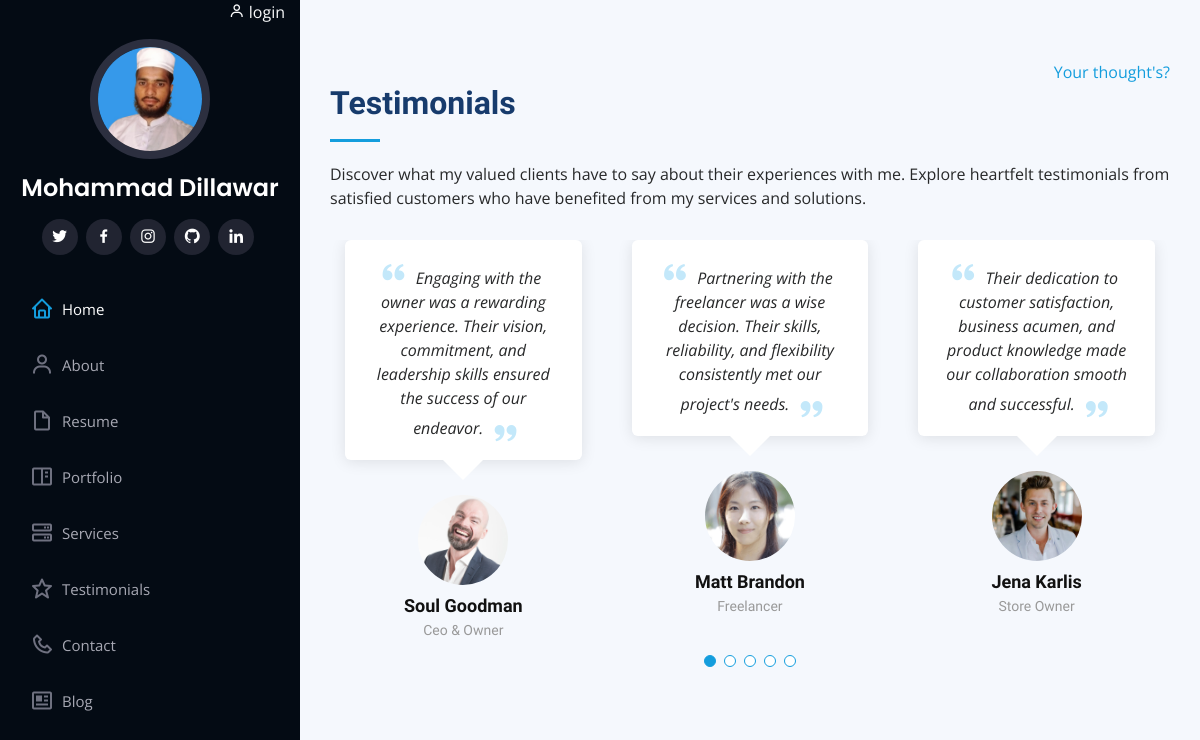
/testimonials/, run on an earlier commit of the app's database.
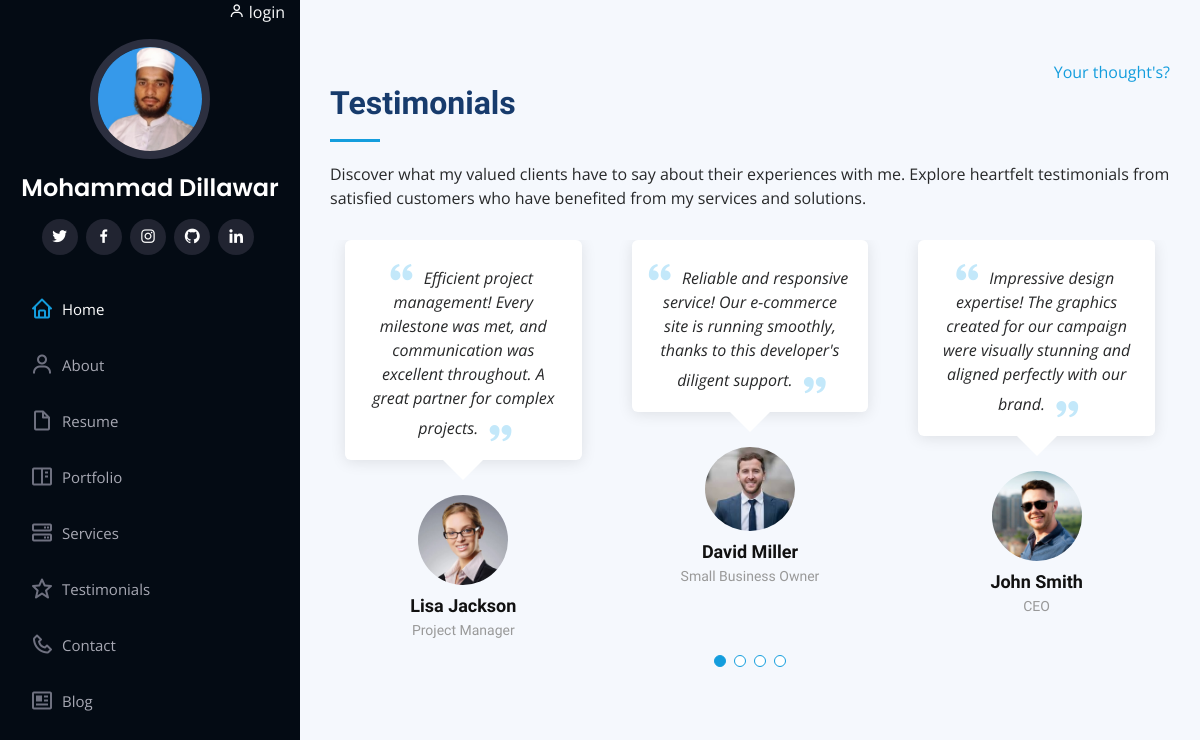
And on a later commit of the database.
### base/models.py (models this page shows, shortened)
class Testimonials(models.Model):
    name = models.CharField(max_length=100)
    dept = models.CharField(max_length=100)
    description = models.CharField(max_length=150)
    image = models.ImageField(upload_to='testimonials/', blank=True, null=True)

### base/views.py (the view, shortened to what this page needs)
# urls.py: path('testimonials/', views.testimonials, name='testimonials'),
def testimonials(request):
    feedbacks = Testimonials.objects.all()[:5]
    context={'feedbacks':feedbacks}
    return render(request, 'testimonials.html', context)

### templates/testimonials.html (shortened to what this page needs)
{% extends 'partials/basics.html' %}
{% load static %}
{% block body %}
<section id="testimonials" class="testimonials section-bg">
    <div class="container">
        <div style="display: flex; justify-content: flex-end;">
            <span><a href="{% url 'reviews' %}">Your thought's?</a></span>
        </div>
        <div class="section-title">
            <h2>Testimonials</h2>
            <p>Discover what my valued clients have to say about their experiences with me. Explore heartfelt
                testimonials from satisfied customers who have benefited from my services and solutions.</p>
        </div>
        <div class="testimonials-slider swiper" data-aos="fade-up" data-aos-delay="100">
            <div class="swiper-wrapper">
                {% for feedback in feedbacks reversed %}
                <div class="swiper-slide">
                    <div class="testimonial-item" data-aos="fade-up">
                        <p>
                            <i class="bx bxs-quote-alt-left quote-icon-left"></i>
                            {{ feedback.description }}
                            <i class="bx bxs-quote-alt-right quote-icon-right"></i>
                        </p>
                        <img src="{{ feedback.image.url }}" class="testimonial-img" alt="">
                        <h3>{{ feedback.name }}</h3>
                        <h4>{{ feedback.dept }}</h4>
                    </div>
                </div>
                {% endfor %}
            </div>
            <div class="swiper-pagination"></div>
        </div>
    </div>
</section>
{% endblock body %}

### templates/partials/basics.html (shortened to what this page needs)
{% load static %}
<!DOCTYPE html>
<html lang="en">
<head>
  <link href="{% static 'assets/vendor/aos/aos.css' %}" rel="stylesheet">
  <link href="{% static 'assets/vendor/bootstrap/css/bootstrap.min.css' %}" rel="stylesheet">
  <link href="{% static 'assets/vendor/bootstrap-icons/bootstrap-icons.css' %}" rel="stylesheet">
  <link href="{% static 'assets/vendor/boxicons/css/boxicons.min.css' %}" rel="stylesheet">
  <link href="{% static 'assets/vendor/glightbox/css/glightbox.min.css' %}" rel="stylesheet">
  <link href="{% static 'assets/vendor/swiper/swiper-bundle.min.css' %}" rel="stylesheet">
  <link href="{% static 'assets/css/style.css' %}" rel="stylesheet">
</head>
<body>
  <header id="header">
    <div class="d-flex flex-column">
      <div class="credits text-light" style="display: flex; justify-content: flex-end;">
        {% if user.is_authenticated %}
        <li style="list-style: none;"><a href="{% url 'handlelogout' %}" class="nav-link scrollto"><i
              class="bx bx-user"></i> <span>Logout</span></a></li>
        {% else %}
        <li style="list-style: none;"><a href="{% url 'handlelogin' %}" class="nav-link scrollto"><i
              class="bx bx-user"></i> <span>login</span></a></li>
        {% endif %}
      </div>
      <div class="profile">
        <img src="{% static 'assets/img/Profile-img.jpg' %}" alt="" class="img-fluid rounded-circle">
        <h1 class="text-light"><a href="index.html">Mohammad Dillawar</a></h1>
        <div class="social-links mt-3 text-center">
          <a href="https://twitter.com/dillawar721" class="twitter" target="_blank"><i class="bx bxl-twitter"></i></a>
          <a href="https://www.facebook.com/profile.php?id=100083249125926" target="_blank" class="facebook"><i
              class="bx bxl-facebook"></i></a>
          <a href="https://instagram.com/pythonist786?igshid=MzNlNGNkZWQ4Mg==" target="_blank" class="instagram"><i
              class="bx bxl-instagram"></i></a>
          <a href="https://github.com/ATIF176" target="_blank" class="github"><i class="bx bxl-github"></i></a>
          <a href="https://www.linkedin.com/in/mohammad-dillawar-760501246" target="_blank" class="linkedin"><i
              class="bx bxl-linkedin"></i></a>
        </div>
      </div>
      <nav id="navbar" class="nav-menu navbar">
        <ul>
          <li><a href="/" class="nav-link scrollto active"><i class="bx bx-home"></i> <span>Home</span></a></li>
          <li><a href="/about" class="nav-link scrollto"><i class="bx bx-user"></i> <span>About</span></a></li>
          <li><a href="/resume" class="nav-link scrollto"><i class="bx bx-file-blank"></i> <span>Resume</span></a></li>
          <li><a href="/portfolio" class="nav-link scrollto"><i class="bx bx-book-content"></i>
              <span>Portfolio</span></a></li>
          <li><a href="/services" class="nav-link scrollto"><i class="bx bx-server"></i> <span>Services</span></a></li>
          <li><a href="/testimonials" class="nav-link scrollto"><i class="bx bx-star"></i>
              <span>Testimonials</span></a></li>
          <li><a href="/contact" class="nav-link scrollto"><i class="bx bx-phone"></i> <span>Contact</span></a></li>
          <li><a href="/blog" class="nav-link scrollto"><i class="bx bx-news"></i> <span>Blog</span></a></li>
        </ul>
      </nav>
    </div>
  </header>
  <main id="main">
    {% block body %}
    {% endblock body %}
  </main>
</body>
</html>

### static/assets/css/style.css (style rules this page uses)
body { font-family: "Open Sans", sans-serif; color: #272829; }
a { color: #149ddd; text-decoration: none; }
h1, h2, h3, h4, h5, h6 { font-family: "Raleway", sans-serif; }
#header { position: fixed; top: 0; left: 0; bottom: 0; width: 300px; transition: all ease-in-out 0.5s; z-index: 9997; transition: all 0.5s; padding: 0 15px; background: #040b14; overflow-y: auto; }
#header .profile img { margin: 15px auto; display: block; width: 120px; border: 8px solid #2c2f3f; }
#header .profile h1 { font-size: 24px; margin: 0; padding: 0; font-weight: 600; -moz-text-align-last: center; text-align-last: center; font-family: "Poppins", sans-serif; }
#header .profile h1 a, #header .profile h1 a:hover { color: #fff; text-decoration: none; }
#header .profile .social-links a { font-size: 18px; display: inline-block; background: #212431; color: #fff; line-height: 1; padding: 8px 0; margin-right: 4px; border-radius: 50%; text-align: center; width: 36px; height: 36px; transition: 0.3s; }
#main { margin-left: 300px; }
.container, .container-fluid { padding-left: 30px; padding-right: 30px; }
.nav-menu { padding: 30px 0 0 0; }
.nav-menu * { margin: 0; padding: 0; list-style: none; }
.nav-menu>ul>li { position: relative; white-space: nowrap; }
.nav-menu a, .nav-menu a:focus { display: flex; align-items: center; color: #a8a9b4; padding: 12px 15px; margin-bottom: 8px; transition: 0.3s; font-size: 15px; }
.nav-menu a i, .nav-menu a:focus i { font-size: 24px; padding-right: 8px; color: #6f7180; }
.nav-menu a:hover, .nav-menu .active, .nav-menu .active:focus, .nav-menu li:hover>a { text-decoration: none; color: #fff; }
.nav-menu a:hover i, .nav-menu .active i, .nav-menu .active:focus i, .nav-menu li:hover>a i { color: #149ddd; }
section { padding: 60px 0; overflow: hidden; }
.section-bg { background: #f5f8fd; }
.section-title { padding-bottom: 30px; }
.section-title h2 { font-size: 32px; font-weight: bold; margin-bottom: 20px; padding-bottom: 20px; position: relative; color: #173b6c; }
.section-title h2::after { content: ""; position: absolute; display: block; width: 50px; height: 3px; background: #149ddd; bottom: 0; left: 0; }
.section-title p { margin-bottom: 0; }
.testimonials .testimonials-carousel, .testimonials .testimonials-slider { overflow: hidden; }
.testimonials .testimonial-item { box-sizing: content-box; text-align: center; min-height: 320px; }
.testimonials .testimonial-item .testimonial-img { width: 90px; border-radius: 50%; margin: 0 auto; }
.testimonials .testimonial-item h3 { font-size: 18px; font-weight: bold; margin: 10px 0 5px 0; color: #111; }
.testimonials .testimonial-item h4 { font-size: 14px; color: #999; margin: 0; }
.testimonials .testimonial-item .quote-icon-left, .testimonials .testimonial-item .quote-icon-right { color: #c3e8fa; font-size: 26px; }
.testimonials .testimonial-item .quote-icon-left { display: inline-block; left: -5px; position: relative; }
.testimonials .testimonial-item .quote-icon-right { display: inline-block; right: -5px; position: relative; top: 10px; }
.testimonials .testimonial-item p { font-style: italic; margin: 0 15px 15px 15px; padding: 20px; background: #fff; position: relative; margin-bottom: 35px; border-radius: 6px; box-shadow: 0px 2px 15px rgba(0, 0, 0, 0.1); }
.testimonials .testimonial-item p::after { content: ""; width: 0; height: 0; border-top: 20px solid #fff; border-right: 20px solid transparent; border-left: 20px solid transparent; position: absolute; bottom: -20px; left: calc(50% - 20px); }
.testimonials .swiper-pagination { margin-top: 20px; position: relative; }

What changed in the data, as far as the page shows it:
removed Testimonials: description "Engaging with the owner was a rewarding experience. Their vision, commitment, and leadership skills ensured the success of our endeavor.", image (picture), name "Soul Goodman", dept "Ceo & Owner"
removed Testimonials: description "Partnering with the freelancer was a wise decision. Their skills, reliability, and flexibility consistently met our project's needs.", image (picture), name "Matt Brandon", dept "Freelancer"
removed Testimonials: description "Their dedication to customer satisfaction, business acumen, and product knowledge made our collaboration smooth and successful.", image (picture), name "Jena Karlis", dept "Store Owner"
added Testimonials: description "Efficient project management! Every milestone was met, and communication was excellent throughout. A great partner for complex projects.", image (picture), name "Lisa Jackson", dept "Project Manager"
added Testimonials: description "Reliable and responsive service! Our e-commerce site is running smoothly, thanks to this developer's diligent support.", image (picture), name "David Miller", dept "Small Business Owner"
added Testimonials: description "Impressive design expertise! The graphics created for our campaign were visually stunning and aligned perfectly with our brand.", image (picture), name "John Smith", dept "CEO"
